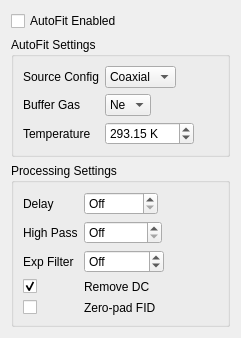
<?xml version="1.0" encoding="UTF-8"?>
<ui version="4.0">
 <class>AutoFitWidget</class>
 <widget class="QWidget" name="AutoFitWidget">
  <property name="geometry">
   <rect>
    <x>0</x>
    <y>0</y>
    <width>241</width>
    <height>334</height>
   </rect>
  </property>
  <property name="windowTitle">
   <string>Form</string>
  </property>
  <layout class="QVBoxLayout" name="verticalLayout">
   <item>
    <widget class="QCheckBox" name="autoFitEnabledCheckBox">
     <property name="toolTip">
      <string>If checked, the program will attempt to automatically fit the data when acquisition is complete.</string>
     </property>
     <property name="text">
      <string>AutoFit Enabled</string>
     </property>
     <property name="checked">
      <bool>false</bool>
     </property>
    </widget>
   </item>
   <item>
    <widget class="QGroupBox" name="autoFitSettingsBox">
     <property name="title">
      <string>AutoFit Settings</string>
     </property>
     <layout class="QFormLayout" name="formLayout">
      <property name="fieldGrowthPolicy">
       <enum>QFormLayout::ExpandingFieldsGrow</enum>
      </property>
      <item row="0" column="0">
       <widget class="QLabel" name="sourceConfigLabel">
        <property name="text">
         <string>Source Config</string>
        </property>
       </widget>
      </item>
      <item row="0" column="1">
       <widget class="QComboBox" name="sourceConfigComboBox">
        <property name="toolTip">
         <string>Specify configuration of source, as lineshapes are different for coaxial and perpendicular configurations</string>
        </property>
        <item>
         <property name="text">
          <string>Coaxial</string>
         </property>
        </item>
       </widget>
      </item>
      <item row="1" column="0">
       <widget class="QLabel" name="bufferGasLabel">
        <property name="text">
         <string>Buffer Gas</string>
        </property>
       </widget>
      </item>
      <item row="1" column="1">
       <widget class="QComboBox" name="bufferGasComboBox">
        <property name="toolTip">
         <string>Choose the buffer gas that is used in the experiment.</string>
        </property>
        <property name="currentIndex">
         <number>4</number>
        </property>
        <item>
         <property name="text">
          <string>H2</string>
         </property>
        </item>
        <item>
         <property name="text">
          <string>He</string>
         </property>
        </item>
        <item>
         <property name="text">
          <string>N2</string>
         </property>
        </item>
        <item>
         <property name="text">
          <string>O2</string>
         </property>
        </item>
        <item>
         <property name="text">
          <string>Ne</string>
         </property>
        </item>
        <item>
         <property name="text">
          <string>Ar</string>
         </property>
        </item>
        <item>
         <property name="text">
          <string>Kr</string>
         </property>
        </item>
        <item>
         <property name="text">
          <string>Xe</string>
         </property>
        </item>
       </widget>
      </item>
      <item row="2" column="0">
       <widget class="QLabel" name="temperatureLabel">
        <property name="text">
         <string>Temperature</string>
        </property>
       </widget>
      </item>
      <item row="2" column="1">
       <widget class="QDoubleSpinBox" name="temperatureDoubleSpinBox">
        <property name="toolTip">
         <string>Temperature of the gas prior to expansion</string>
        </property>
        <property name="suffix">
         <string> K</string>
        </property>
        <property name="minimum">
         <double>77.000000000000000</double>
        </property>
        <property name="maximum">
         <double>10000.000000000000000</double>
        </property>
        <property name="value">
         <double>293.149999999999977</double>
        </property>
       </widget>
      </item>
     </layout>
    </widget>
   </item>
   <item>
    <widget class="QGroupBox" name="processingSettingsBox">
     <property name="title">
      <string>Processing Settings</string>
     </property>
     <layout class="QFormLayout" name="formLayout_2">
      <property name="fieldGrowthPolicy">
       <enum>QFormLayout::ExpandingFieldsGrow</enum>
      </property>
      <item row="0" column="0">
       <widget class="QLabel" name="delayLabel">
        <property name="text">
         <string>Delay</string>
        </property>
       </widget>
      </item>
      <item row="0" column="1">
       <widget class="QDoubleSpinBox" name="delayDoubleSpinBox">
        <property name="toolTip">
         <string>Replace FID data with zeroes at all points prior to this time. This will be used for fitting.</string>
        </property>
        <property name="specialValueText">
         <string>Off</string>
        </property>
        <property name="keyboardTracking">
         <bool>false</bool>
        </property>
        <property name="suffix">
         <string> µs</string>
        </property>
        <property name="decimals">
         <number>1</number>
        </property>
        <property name="maximum">
         <double>100.000000000000000</double>
        </property>
       </widget>
      </item>
      <item row="1" column="0">
       <widget class="QLabel" name="highPassLabel">
        <property name="text">
         <string>High Pass</string>
        </property>
       </widget>
      </item>
      <item row="1" column="1">
       <widget class="QDoubleSpinBox" name="highPassDoubleSpinBox">
        <property name="toolTip">
         <string>Applies high-pass filter to data prior to fitting.</string>
        </property>
        <property name="specialValueText">
         <string>Off</string>
        </property>
        <property name="keyboardTracking">
         <bool>false</bool>
        </property>
        <property name="suffix">
         <string> kHz</string>
        </property>
        <property name="decimals">
         <number>0</number>
        </property>
        <property name="maximum">
         <double>1000.000000000000000</double>
        </property>
        <property name="singleStep">
         <double>50.000000000000000</double>
        </property>
       </widget>
      </item>
      <item row="2" column="0">
       <widget class="QLabel" name="expFilterLabel">
        <property name="text">
         <string>Exp Filter</string>
        </property>
       </widget>
      </item>
      <item row="2" column="1">
       <widget class="QDoubleSpinBox" name="expFilterDoubleSpinBox">
        <property name="toolTip">
         <string>Convolves FID with exponential decay prior to fitting.</string>
        </property>
        <property name="wrapping">
         <bool>true</bool>
        </property>
        <property name="specialValueText">
         <string>Off</string>
        </property>
        <property name="keyboardTracking">
         <bool>false</bool>
        </property>
        <property name="suffix">
         <string> µs</string>
        </property>
        <property name="decimals">
         <number>1</number>
        </property>
        <property name="maximum">
         <double>1000.000000000000000</double>
        </property>
        <property name="singleStep">
         <double>10.000000000000000</double>
        </property>
       </widget>
      </item>
      <item row="3" column="0">
       <widget class="QCheckBox" name="removeDCCheckBox">
        <property name="toolTip">
         <string>Removes any DC offset from FID. This will only affect the display of the data, not the fitting.</string>
        </property>
        <property name="checked">
         <bool>true</bool>
        </property>
       </widget>
      </item>
      <item row="3" column="1">
       <widget class="QLabel" name="removeDCLabel">
        <property name="text">
         <string>Remove DC</string>
        </property>
       </widget>
      </item>
      <item row="4" column="0">
       <widget class="QCheckBox" name="zeroPadFIDCheckBox">
        <property name="toolTip">
         <string>Extends length of FID by at least a factor of 2, filling with zeroes. This only affects the display of data, not the fitting.</string>
        </property>
       </widget>
      </item>
      <item row="4" column="1">
       <widget class="QLabel" name="zeroPadFIDLabel">
        <property name="text">
         <string>Zero-pad FID</string>
        </property>
       </widget>
      </item>
     </layout>
    </widget>
   </item>
  </layout>
 </widget>
 <resources/>
 <connections/>
</ui>
